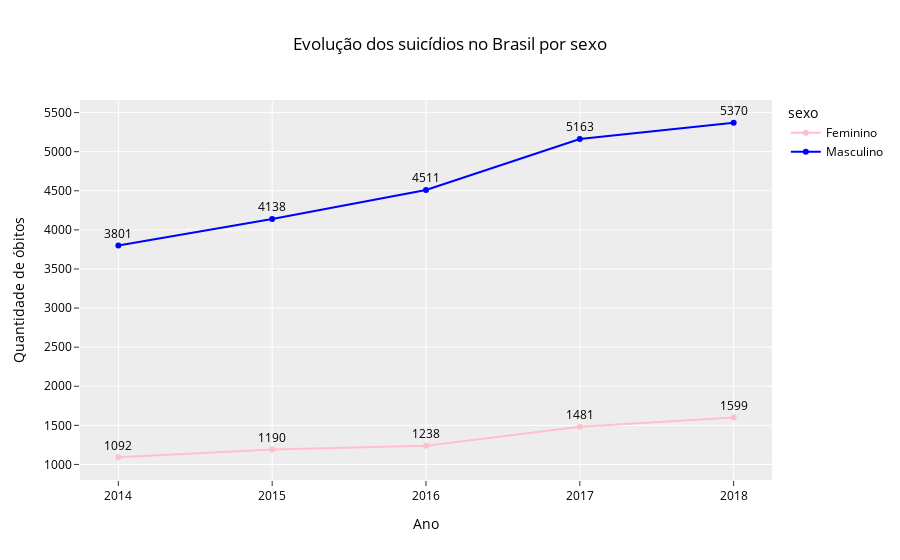

Notebook cell for this chart:
### Code cell
# grafico de ambos para comparação
# criando o gráfico de linha dos 2 sexos
fig_ambos = px.line(
    df_tempo_sexo,
    x="ano_obito",
    y="qtd_obitos",
    color="sexo",
    title="Evolução dos suicídios no Brasil por sexo",
    markers=True,
    template="ggplot2",
    text="qtd_obitos",
)

# adicionando nomes aos eixos
fig_ambos.update_layout(
    xaxis_title="Ano",
    yaxis_title="Quantidade de óbitos",
    font=dict(size=12, color="#000000"),
)

# alterar cor da linha Masculino e Feminino
fig_ambos.update_traces(line_color="blue", selector=dict(name="Masculino"))
fig_ambos.update_traces(line_color="pink", selector=dict(name="Feminino"))

# posição do texto
fig_ambos.update_traces(textposition="top center")
# eixo x com intervalo de 1 ano
fig_ambos.update_xaxes(dtick=1)

fig_ambos.show()

### Figure 1 — Plotly figure (JSON) as saved in the notebook; plotly's stock layout.template omitted (floating-point values rounded to 4 significant figures)
{"data": [{"hovertemplate": "sexo=Feminino<br>ano_obito=%{x}<br>qtd_obitos=%{text}<extra></extra>", "legendgroup": "Feminino", "line": {"color": "pink", "dash": "solid"}, "marker": {"symbol": "circle"}, "mode": "text+markers+lines", "name": "Feminino", "orientation": "v", "showlegend": true, "text": [1092, 1190, 1238, 1481, 1599], "textposition": "top center", "type": "scatter", "x": [2014, 2015, 2016, 2017, 2018], "xaxis": "x", "y": [1092, 1190, 1238, 1481, 1599], "yaxis": "y"}, {"hovertemplate": "sexo=Masculino<br>ano_obito=%{x}<br>qtd_obitos=%{text}<extra></extra>", "legendgroup": "Masculino", "line": {"color": "blue", "dash": "solid"}, "marker": {"symbol": "circle"}, "mode": "text+markers+lines", "name": "Masculino", "orientation": "v", "showlegend": true, "text": [3801, 4138, 4511, 5163, 5370], "textposition": "top center", "type": "scatter", "x": [2014, 2015, 2016, 2017, 2018], "xaxis": "x", "y": [3801, 4138, 4511, 5163, 5370], "yaxis": "y"}], "layout": {"font": {"color": "#000000", "size": 12}, "legend": {"title": {"text": "sexo"}, "tracegroupgap": 0}, "title": {"text": "Evolução dos suicídios no Brasil por sexo"}, "xaxis": {"anchor": "y", "domain": [0, 1], "dtick": 1, "title": {"text": "Ano"}}, "yaxis": {"anchor": "x", "domain": [0, 1], "title": {"text": "Quantidade de óbitos"}}}}
